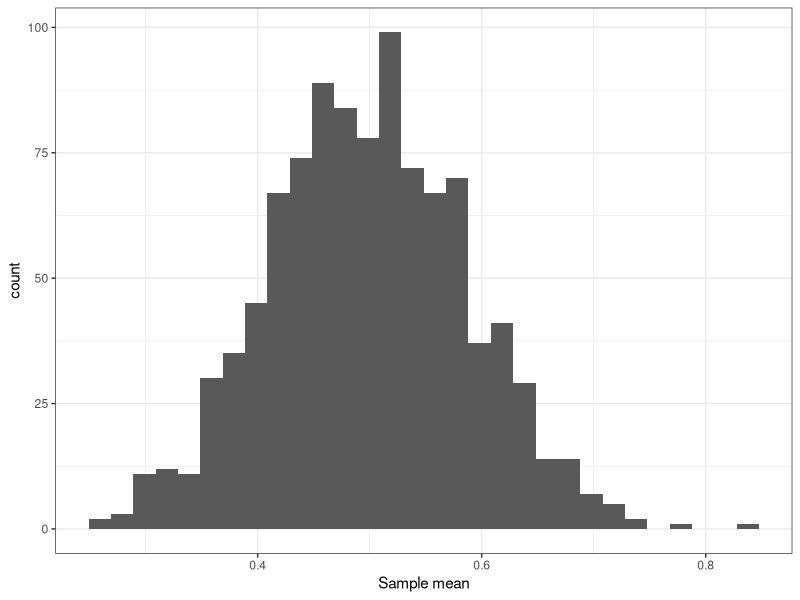
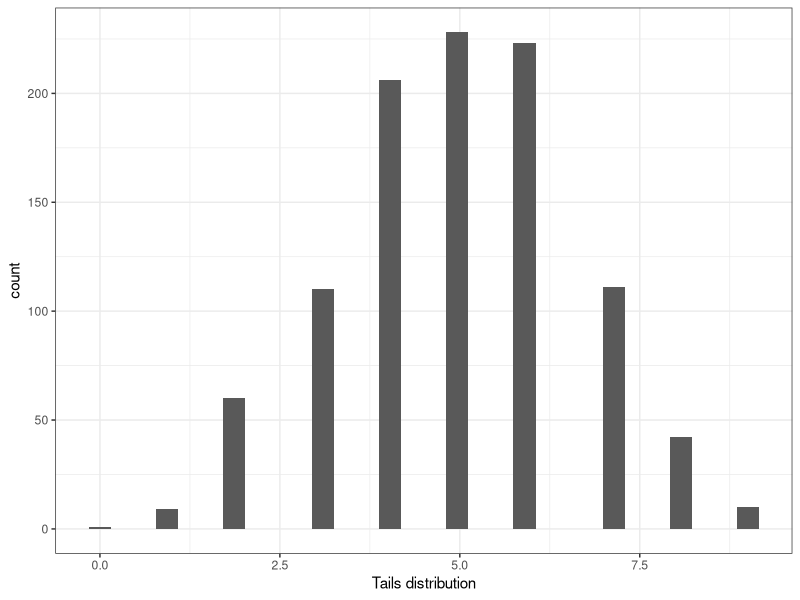
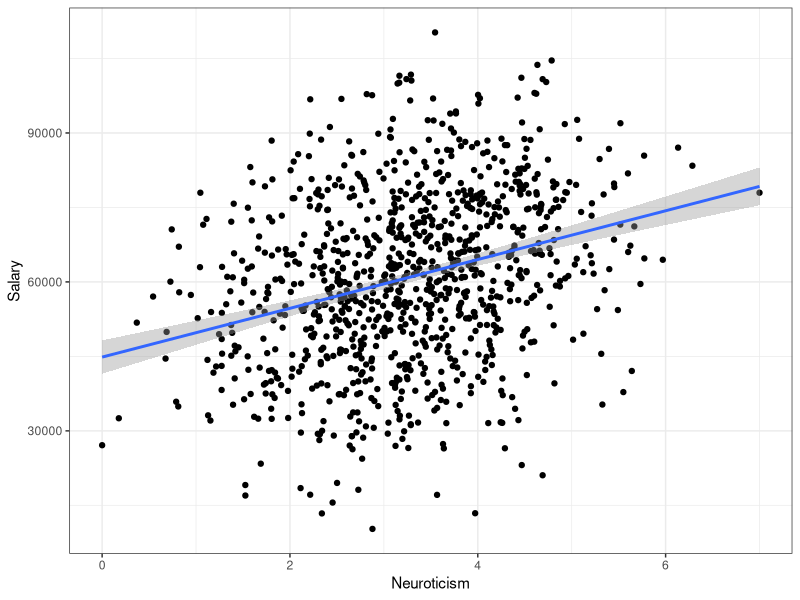
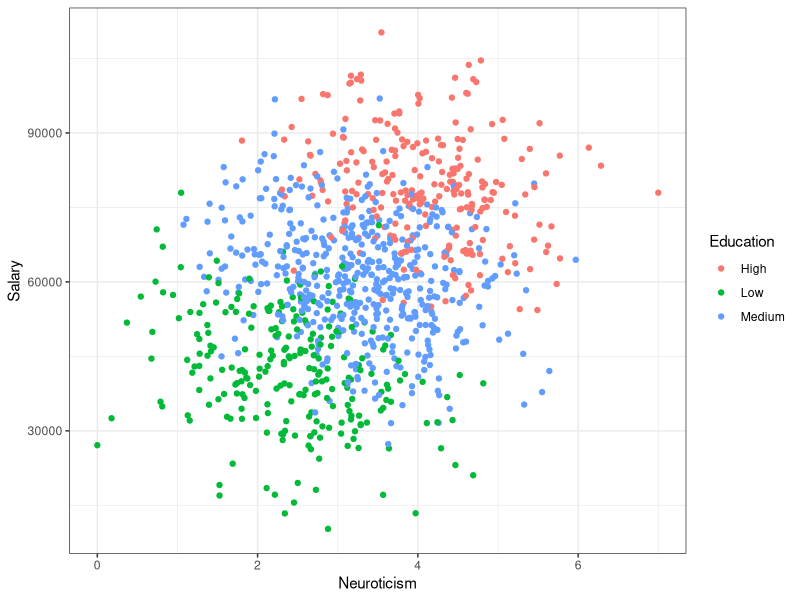
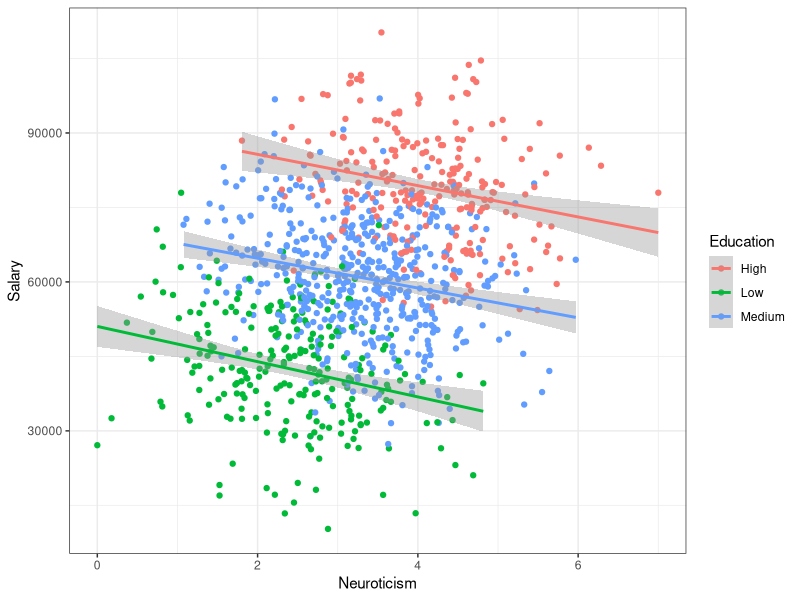
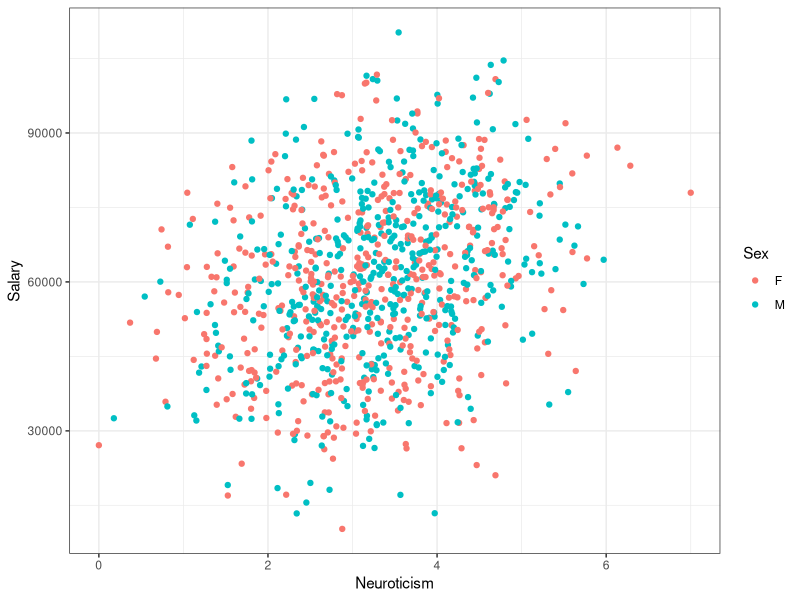

R code for these plots, in order:
## ---- chunk 1
?histogram
??histogram
?hist
## ---- chunk 2
set.seed(42)
v <- sample(1:100, 10)
print(v)

mean(v)

median(v)
## ---- chunk 3
v <- c(v, 1000)

mean(v)

median(v)
## ---- chunk 4
library(ggplot2)

# число повторений
r <- 1000

# объем одной выборки
n <- 10

x <- replicate(r, runif(n))
mean_x <- apply(x, 2, mean)
mean_x <- data.frame(sample_mean = mean_x)

ggplot(mean_x) + 
  geom_histogram(aes(x = sample_mean)) +
  xlab("Sample mean") +
  theme_bw()
## ---- chunk 5

## ---- chunk 6

n <- 10
r <- 1000
x <- replicate(r, sample(0:1, n, replace = T))
TailsDistr <- apply(x, 2, sum)

## ---- chunk 7
ggplot(data.frame(n_tails = TailsDistr)) + 
  geom_histogram(aes(x = n_tails)) +
  xlab("Tails distribution") +
  theme_bw()
## ---- chunk 8
?t.test
## ---- chunk 9

x <- rnorm(n = 100, mean = 0, sd = 1)

t.test(x, mu = 0)

## ---- chunk 10

t.test(x, mu = -1000)

## ---- chunk 11

x <- rnorm(n = 100, mean = 0, sd = 1)
y <- rnorm(n = 80, mean = 10, sd = 1)

t.test(x, y)

## ---- chunk 12
df <-read.table("Neuroticism.csv")
head(df)
summary(df)
## ---- chunk 13
ggplot(data=df, aes(Neuroticism, Salary)) +
  geom_point() + 
  geom_smooth(method = 'lm') + 
  theme_bw()
## ---- chunk 14
ggplot(data=df, aes(Neuroticism, Salary)) +
  geom_point(aes(col = Education)) + 
  theme_bw()
## ---- chunk 15
ggplot(data=df, aes(Neuroticism, Salary)) +
  geom_point(aes(col = Education)) + 
  geom_smooth(aes(col = Education), method = 'lm') +
  theme_bw()

## ---- chunk 16
ggplot(data=df, aes(Neuroticism, Salary)) +
  geom_point(aes(col = Sex)) + 
  theme_bw()
